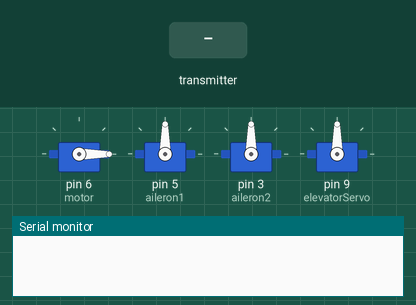
Simulated run of this sketch. Board: Arduino Uno, built with avr-gcc and run on an emulated ATmega328P. Parts: 4 × servo, the last lines printed to the serial monitor. The test bench sets the inputs (shaded band). No radio packets arrive unless stated.

Above: at 3.2 s.
3.3 s: the transmitter starts sending motorSpeed = 0
At 3.9 s:
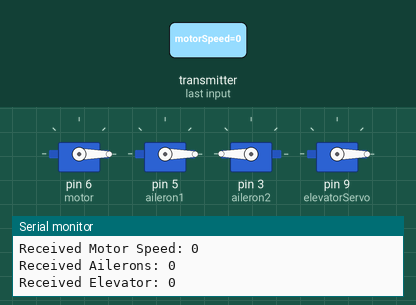
4.8 s: the transmitter starts sending ailerons = 256
At 5.1 s:
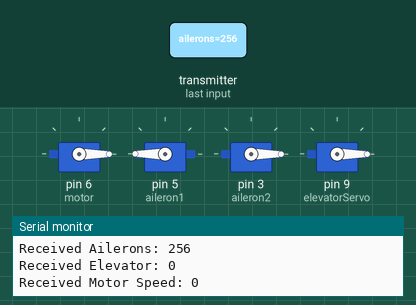
6.3 s: the transmitter starts sending elevator = 256
At 6.7 s:
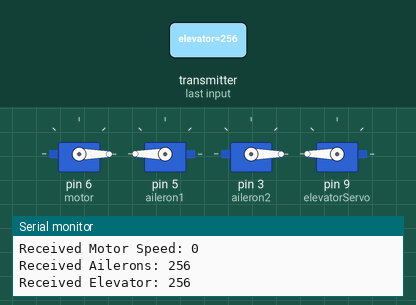
7.8 s: the transmitter starts sending ailerons = 0
At 8.7 s:
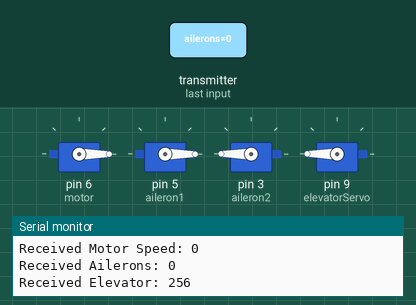
9.4 s: the transmitter starts sending motorSpeed = 256
At 10.3 s:
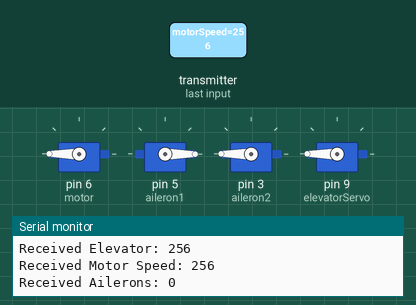
10.9 s: the transmitter starts sending elevator = 0
At 12.3 s:
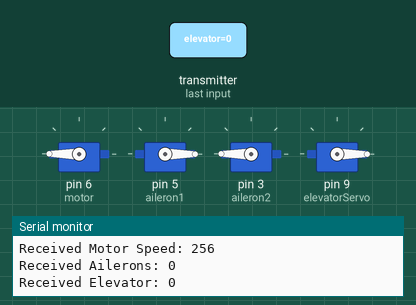
Timing chart, 0 to 13.5 s (numbered marks = the images above; inputs shaded):
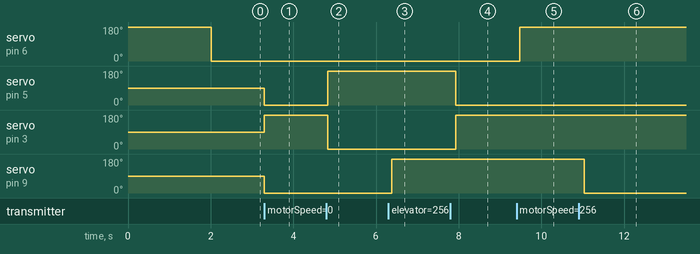

The sketch:

Receiver_chatgpt.ino
```cpp
#include <SPI.h>
#include <nRF24L01.h>
#include <RF24.h>
#include <Servo.h>

RF24 radio(7, 8);

const byte address[6] = "00069";

Servo motor;
Servo aileron1;
Servo aileron2;
Servo elevatorServo;

struct ControlData {
  int motorSpeed;
  int ailerons;
  int elevator;
};

void setup() {
  Serial.begin(9600);

  motor.attach(6, 1000, 2000);

  motor.write(180);
  delay(2000);
  motor.write(0);

  aileron1.attach(5, 900, 2000);
  aileron2.attach(3, 900, 2000);
  elevatorServo.attach(9, 900, 2000);

  radio.begin();
  radio.openReadingPipe(0, address);
  radio.setPALevel(RF24_PA_LOW);
  radio.setDataRate(RF24_250KBPS);
  radio.startListening();
}

void loop() {
  if (radio.available()){
    while (radio.available()){
    ControlData receivedData;
    radio.read(&receivedData, sizeof(receivedData));

    motor.write(receivedData.motorSpeed);
    aileron1.write(receivedData.ailerons);
    aileron2.write(map(receivedData.ailerons, 0, 180, 180, 0));
    elevatorServo.write(receivedData.elevator);

    Serial.print("Received Motor Speed: ");
    Serial.println(receivedData.motorSpeed);
    Serial.print("Received Ailerons: ");
    Serial.println(receivedData.ailerons);
    Serial.print("Received Elevator: ");
    Serial.println(receivedData.elevator);
    delay(250);
  }}
}
```

Measured:
- after the input at 3.3 s, servo on pin 5 (aileron1), servo on pin 9 (elevatorServo): 90° → 0° at once; servo on pin 3 (aileron2): 90° → 180° at once
- after the input at 4.8 s, servo on pin 5 (aileron1): 0° → 180° at once; servo on pin 3 (aileron2): 180° → 0° at once
- after the input at 6.3 s, servo on pin 9 (elevatorServo): 0° → 180° after 0.08 s
- after the input at 7.8 s, servo on pin 5 (aileron1): 180° → 0° after 0.13 s; servo on pin 3 (aileron2): 0° → 180° after 0.13 s
- after the input at 9.4 s, servo on pin 6 (motor): 0° → 180° after 0.08 s
- after the input at 10.9 s, servo on pin 9 (elevatorServo): 180° → 0° after 0.13 s
